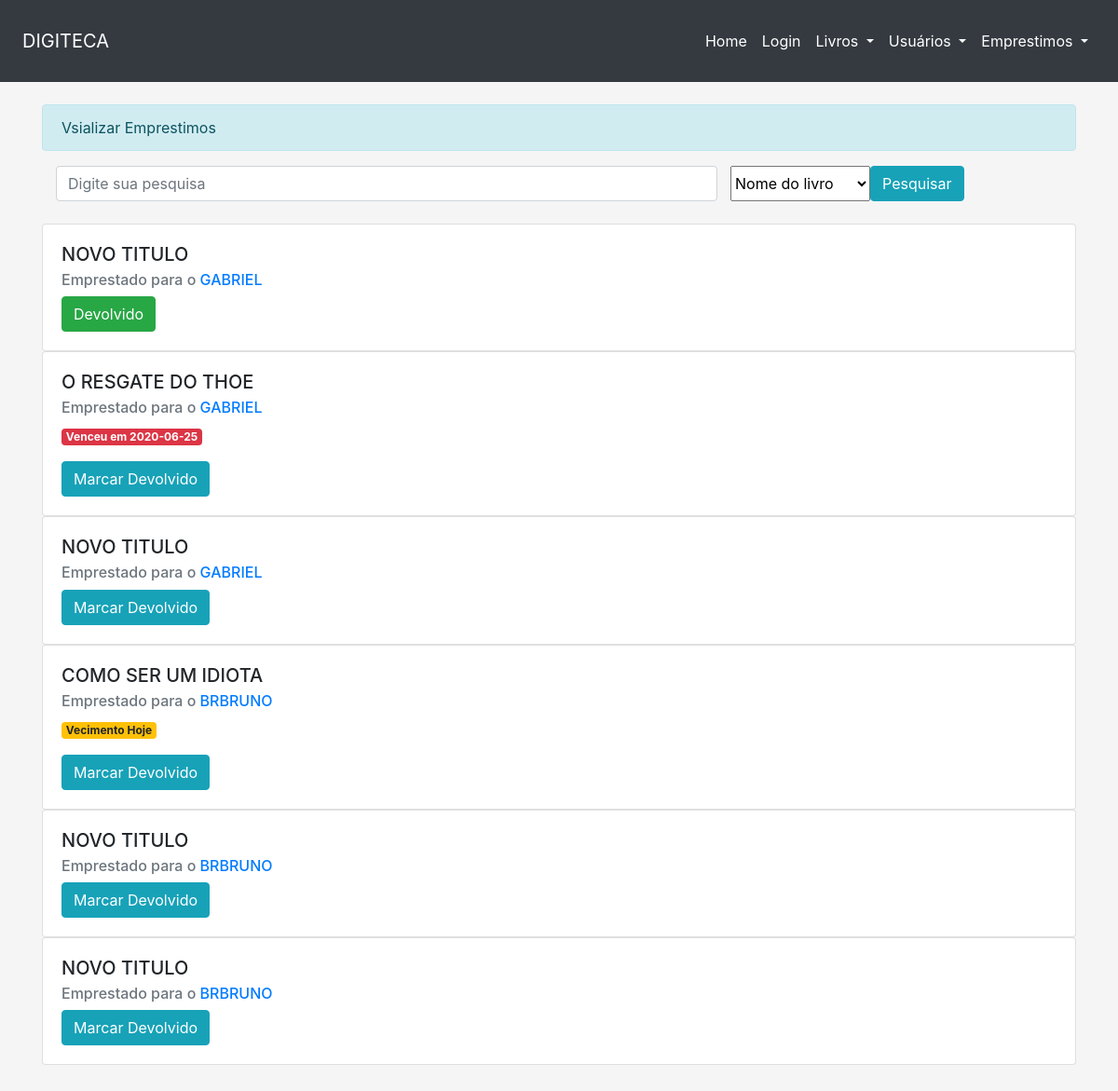
/visEmprestimos.php, run on an earlier commit of the app's database.
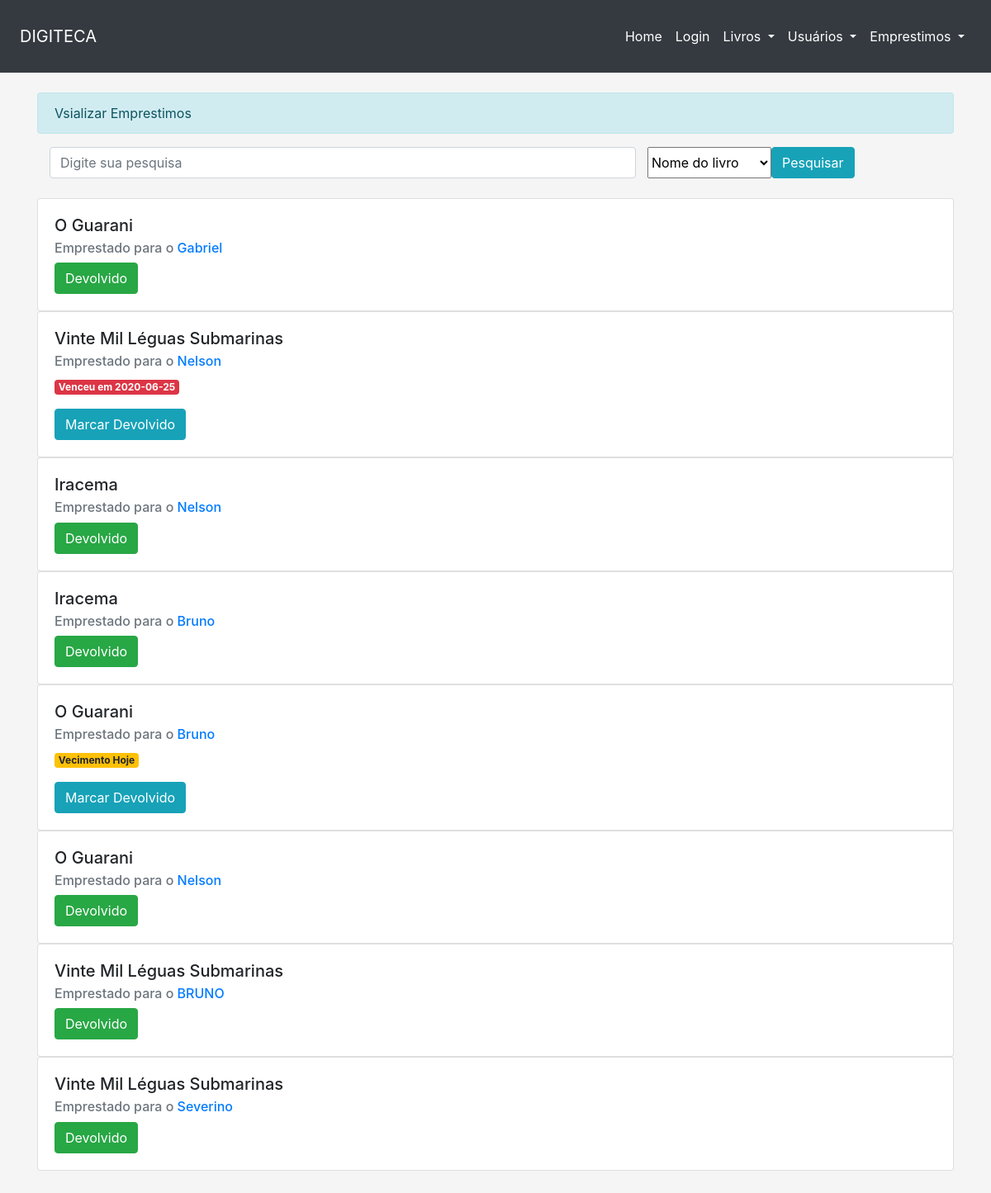
And on a later commit of the database.
### tables this page shows
CREATE TABLE `EMPRESTIMO` (
  `ID` int(11) NOT NULL,
  `LIVRO_ISBN` varchar(13) DEFAULT NULL,
  `CPF_PESSOA` varchar(11) DEFAULT NULL,
  `DATA_EMPRESTADO` date DEFAULT NULL,
  `TEMPO_EMPRESTIMO` int(11) DEFAULT NULL,
  `STATUS_LIVRO` varchar(15) DEFAULT NULL
);

CREATE TABLE `LIVROS` (
  `ISBN` varchar(13) NOT NULL,
  `AUTOR` varchar(50) DEFAULT NULL,
  `TITULO` varchar(100) DEFAULT NULL,
  `DESCRICAO` varchar(1000) DEFAULT NULL,
  `GENERO` varchar(20) DEFAULT NULL,
  `UNIDADES_DISPONIVEIS` int(11) DEFAULT NULL,
  `EDITORA` varchar(50) DEFAULT NULL,
  `ANO_PUBLICACAO` date DEFAULT NULL
);

CREATE TABLE `USUARIOS` (
  `CPF` varchar(11) NOT NULL,
  `NOME` varchar(100) DEFAULT NULL,
  `SOBRENOME` varchar(100) DEFAULT NULL,
  `EMAIL` varchar(100) DEFAULT NULL,
  `TELEFONE` varchar(14) DEFAULT NULL,
  `DATA_NASCIMENTO` date DEFAULT NULL
);

### recursos.php (called while the page is built, shortened)
 <?php
	function obter_data_dd_mm_yyyy(){
		$today = getdate();
		$dia = $today['mday'];
		$mes = $today['mon'];
		$ano = $today['year'];
        if ($dia < 10){
        	$dia = "0$dia";
        }
        if ($mes < 10){
        	$mes = "0$mes";
        }
        $dia = strval($dia);
        $mes = strval($mes);
        $ano = strval($ano);
		return "$ano$mes$dia" ;
	}
?>

### visEmprestimos.php (the view, shortened to what this page needs)
<?php include('layout/navbar.php'); ?>
<?php include("recursos.php"); ?>
<div class="container mx-auto mt-4">
   <div class="alert alert-info" role="alert">Vsializar Emprestimos</div>
        <form id="search-form" name="pesquisa" action="visEmprestimos.php" method="get">
            <div class="input-group">
                <div class="input-group-prepend col-md-8">
                    <input type="text" name="search" class="form-control" placeholder="Digite sua pesquisa" aria-describedby="basic-addon2">
                </div>
                <select name="tipobusca" class="">
                    <option value="Nome do livro">Nome do livro</option>
                </select>
                <button type="submit" class="btn btn-info">Pesquisar</button>
            </div>
        </form>
   <div class="form-group">
      <?php
         require_once("conexao/conexao.php");
         if (isset($_GET["search"]) == false){
             $select = $conexao->query("SELECT EMPRESTIMO.ID, EMPRESTIMO.STATUS_LIVRO, USUARIOS.NOME, EMPRESTIMO.DATA_EMPRESTADO, EMPRESTIMO.TEMPO_EMPRESTIMO, LIVROS.TITULO
                 FROM EMPRESTIMO
                 INNER JOIN LIVROS
                 ON EMPRESTIMO.LIVRO_ISBN = LIVROS.ISBN
                 INNER JOIN USUARIOS
                 ON EMPRESTIMO.CPF_PESSOA = USUARIOS.CPF
                 GROUP BY EMPRESTIMO.DATA_EMPRESTADO");
        }
        $resultado = $select->fetchAll();
        if($resultado)
        {
            foreach ($resultado as $linha)
            {
            ?>
              <div class="card">
                 <div class="card-body">
                    <h5 class="card-title"><?php echo $linha["TITULO"];?></h5>
                    <h6 class="card-subtitle mb-2 text-muted">Emprestado para o <a href="#"><?php echo $linha["NOME"]; ?></a></h6>
                    <?php
                       $DATA = $linha["DATA_EMPRESTADO"];
                       $TEMPO_EMPRESTIMO = $linha["TEMPO_EMPRESTIMO"];
                       $DATA_VENCIMENTO = date('Ymd', strtotime($DATA. " + $TEMPO_EMPRESTIMO days"));
                       if ($linha["STATUS_LIVRO"] == "NÃO DEVOLVIDO") {
                        if ($DATA_VENCIMENTO < obter_data_dd_mm_yyyy()){
                          echo("<p class=\"card-text\"><span class=\"badge badge-danger\">Venceu em $DATA</span></p>");
                        } else if  ($DATA_VENCIMENTO == obter_data_dd_mm_yyyy()){
                            echo("<p class=\"card-text\"><span class=\"badge badge-warning\">Vecimento Hoje</span></p>");
                        }
                       }
                       $ID = $linha["ID"];
                       if ($linha["STATUS_LIVRO"] == "DEVOLVIDO") {
                            $texto_botao = "Devolvido";
                            $tipo_botao = "success";
                            $link_botao = "cadEmprestimosMarcarPendenciaBD.php";
                        }
                        else
                        {
                            $texto_botao = "Marcar Devolvido";
                            $tipo_botao = "info";
                            $link_botao = "cadEmprestimosDevolverBD.php";
                        }
                        echo( "
                           <form name=\"pendencia\" action=\"$link_botao\" method=\"post\">
                              <input type=\"hidden\" name=\"txtIDEMPRESTIMO\" value=\"$ID\">
                              <button type=\"submit\" class=\"btn btn-$tipo_botao\">$texto_botao</button>
                           </form>
                       ");
                    ?>
                 </div>
              </div>
            <?php
                }
            } else {
                echo("<div class=\"alert alert-secondary\" role=\"alert\">Nenhum resultado</div>");
            }
            ?>
   </div>
</div>

### layout/navbar.php (shortened to what this page needs)
<nav class="navbar navbar-expand-lg navbar-dark bg-dark p-4">
    <a class="navbar-brand" id="digiteca" href="#">DIGITECA</a>
    <div class="collapse navbar-collapse" id="navbarSupportedContent">
        <ul class="navbar-nav ml-auto">
            <li class="nav-item active">
                <a class="nav-link" href="home.php">Home</a>
            </li>
             <li class="nav-item active">
                <a class="nav-link" href="layout/login.php">Login</a>
            </li>
            <li class="nav-item dropdown active" >
                <a class="nav-link dropdown-toggle" href="#" id="navbarDropdown" role="button" data-toggle="dropdown" aria-haspopup="true" aria-expanded="false">
                    Livros
                </a>
            </li>
            <li class="nav-item dropdown active" >
                <a class="nav-link dropdown-toggle" href="#" id="navbarDropdown" role="button" data-toggle="dropdown" aria-haspopup="true" aria-expanded="false">
                    Usuários
                </a>
            </li>
            <li class="nav-item dropdown active" >
                <a class="nav-link dropdown-toggle" href="#" id="navbarDropdown" role="button" data-toggle="dropdown" aria-haspopup="true" aria-expanded="false">
                    Emprestimos
                </a>
            </li>
        </ul>
    </div>
</nav>

### assets/css/main.app.css (style rules this page uses)
html, body { margin: 0; padding: 0; height: 100%; }

### assets/css/floating-label.css (style rules this page uses)
html, body { margin: 0; padding: 0; height: 100%; }
body { width: 100%; display: table; align-items: center; padding-bottom: 40px; background-color: #f5f5f5; }

What changed in the data, as far as the page shows it:
removed emprestimo: LIVRO_ISBN.TITULO "NOVO TITULO", CPF_PESSOA.NOME "GABRIEL", STATUS_LIVRO "Devolvido"
removed emprestimo: LIVRO_ISBN.TITULO "O RESGATE DO THOE", CPF_PESSOA.NOME "GABRIEL", DATA_EMPRESTADO "2020-06-25", STATUS_LIVRO "Marcar Devolvido"
removed emprestimo: LIVRO_ISBN.TITULO "NOVO TITULO", CPF_PESSOA.NOME "GABRIEL", STATUS_LIVRO "Marcar Devolvido"
removed emprestimo: LIVRO_ISBN.TITULO "COMO SER UM IDIOTA", CPF_PESSOA.NOME "BRBRUNO", DATA_EMPRESTADO "Vecimento Hoje", STATUS_LIVRO "Marcar Devolvido"
removed emprestimo: LIVRO_ISBN.TITULO "NOVO TITULO", CPF_PESSOA.NOME "BRBRUNO", STATUS_LIVRO "Marcar Devolvido"
removed emprestimo: LIVRO_ISBN.TITULO "NOVO TITULO", CPF_PESSOA.NOME "BRBRUNO", STATUS_LIVRO "Marcar Devolvido"
added emprestimo: LIVRO_ISBN.TITULO "O Guarani", CPF_PESSOA.NOME "Gabriel", STATUS_LIVRO "Devolvido"
added emprestimo: LIVRO_ISBN.TITULO "Vinte Mil Léguas Submarinas", CPF_PESSOA.NOME "Nelson", DATA_EMPRESTADO "2020-06-25", STATUS_LIVRO "Marcar Devolvido"
added emprestimo: LIVRO_ISBN.TITULO "Iracema", CPF_PESSOA.NOME "Nelson", STATUS_LIVRO "Devolvido"
added emprestimo: LIVRO_ISBN.TITULO "Iracema", CPF_PESSOA.NOME "Bruno", STATUS_LIVRO "Devolvido"
added emprestimo: LIVRO_ISBN.TITULO "O Guarani", CPF_PESSOA.NOME "Bruno", DATA_EMPRESTADO "Vecimento Hoje", STATUS_LIVRO "Marcar Devolvido"
added emprestimo: LIVRO_ISBN.TITULO "O Guarani", CPF_PESSOA.NOME "Nelson", STATUS_LIVRO "Devolvido"
added emprestimo: LIVRO_ISBN.TITULO "Vinte Mil Léguas Submarinas", CPF_PESSOA.NOME "BRUNO", STATUS_LIVRO "Devolvido"
added emprestimo: LIVRO_ISBN.TITULO "Vinte Mil Léguas Submarinas", CPF_PESSOA.NOME "Severino", STATUS_LIVRO "Devolvido"
